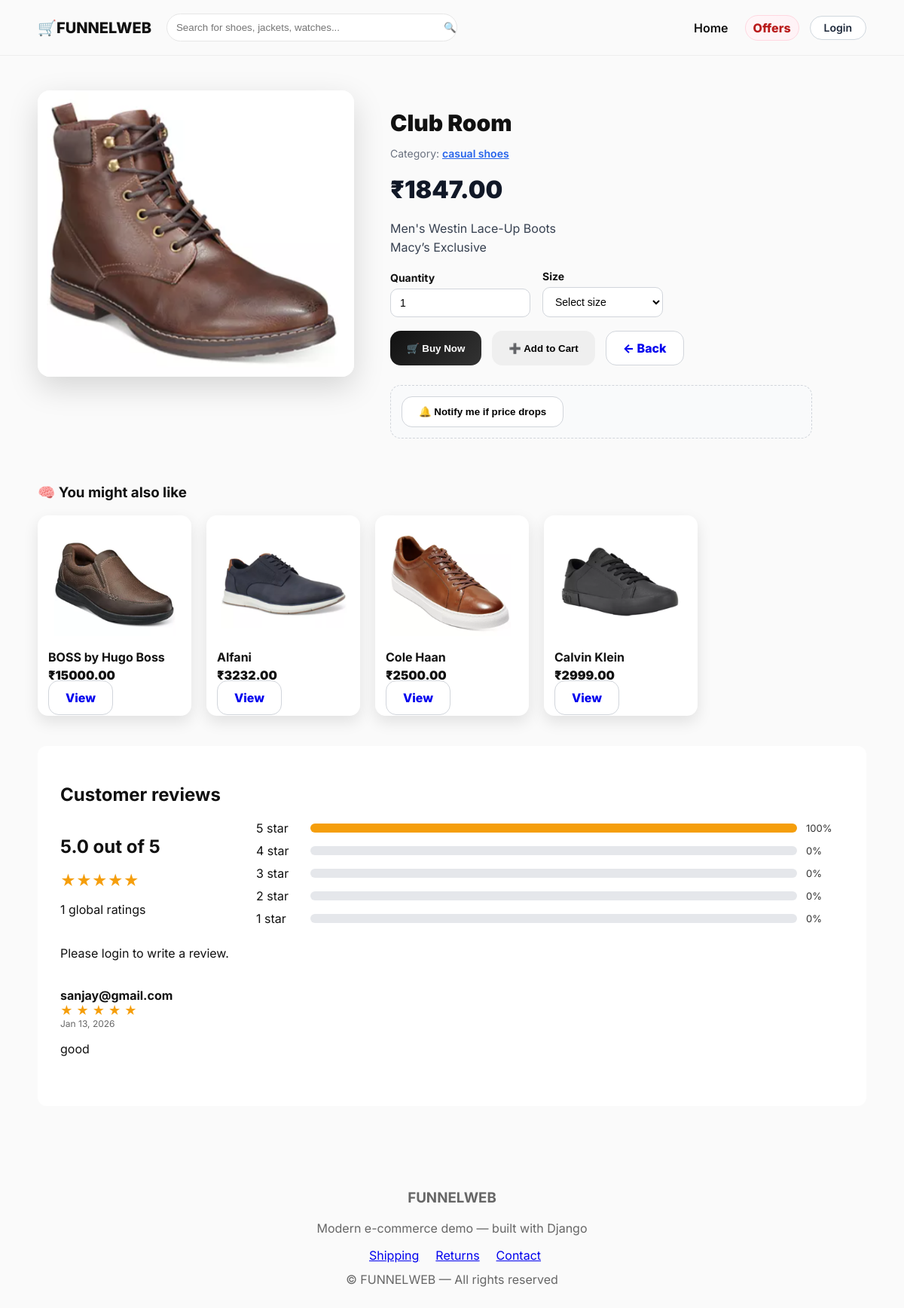
/product/club-room/, run on the app's committed database.
### shop/models.py (models this page shows, shortened)
class Product(models.Model):
    category = models.ForeignKey(Category, related_name='products', on_delete=models.CASCADE)
    name = models.CharField(max_length=200)
    slug = models.SlugField(unique=True)
    description = models.TextField(blank=True)
    price = models.DecimalField(max_digits=10, decimal_places=2)
    image = models.ImageField(upload_to='products/', blank=True, null=True)
    available = models.BooleanField(default=True)
    created_at = models.DateTimeField(auto_now_add=True)
    is_on_offer = models.BooleanField(default=False)
    offer_price = models.DecimalField(max_digits=10, decimal_places=2, null=True, blank=True)
    class Meta:
        ordering = ('-created_at',)
    def get_absolute_url(self):
        return reverse('shop:product_detail', args=[self.slug])
    def has_offer(self):
        return self.is_on_offer and self.offer_price is not None
    def get_display_price(self):
        return self.offer_price if self.has_offer() else self.price

class Category(models.Model):
    name = models.CharField(max_length=120)
    slug = models.SlugField(unique=True)
    class Meta:
        verbose_name_plural = "Categories"
    def get_absolute_url(self):
        return reverse('shop:product_list_by_category', args=[self.slug])

class ProductComment(models.Model):
    product = models.ForeignKey(Product, on_delete=models.CASCADE, related_name="comments")
    user = models.ForeignKey(settings.AUTH_USER_MODEL, on_delete=models.CASCADE)
    text = models.TextField(max_length=500)
    rating = models.PositiveIntegerField(default=5)
    created_at = models.DateTimeField(auto_now_add=True)
    class Meta:
        ordering = ['-created_at']

### shop/views.py (the view, shortened to what this page needs)
def product_detail(request, slug):
    product = get_object_or_404(Product, slug=slug, available=True)
    if request.method == "GET" and request.GET.get("quick"):
        return render(request, "shop/_product_quick.html", {"product": product})
    form = AddToCartForm(request.POST or None)
    category = product.category.name.lower()
    if any(x in category for x in ["shoe", "sandal", "boot", "footwear"]):
        form.fields["size"].choices = SHOE_SIZES
    elif any(x in category for x in ["shirt", "tshirt", "dress"]):
        form.fields["size"].choices = CLOTHING_SIZES
    elif any(x in category for x in ["pant", "jean", "trouser"]):
        form.fields["size"].choices = PANT_SIZES
    else:
        form.fields.pop("size", None)
    comments = ProductComment.objects.filter(
        product=product
    ).order_by("-created_at")
    rating_summary = comments.values("rating").annotate(count=Count("id"))
    total_reviews = comments.count()
    avg_rating = comments.aggregate(avg=Avg("rating"))["avg"] or 0
    rating_data = {i: 0 for i in range(1, 6)}
    for r in rating_summary:
     rating_data[r["rating"]] = r["count"]
    rating_percent = {
     i: (rating_data[i] / total_reviews) * 100 if total_reviews else 0
    for i in range(1, 6)
}
    rating_rows = []
    for star in range(5, 0, -1):
     rating_rows.append({
        "star": star,
        "count": rating_data[star],
        "percent": rating_percent[star],
    })
    return render(request, "shop/product_detail.html", {
    "product": product,
    "form": form,
    "comments": comments,
    "rating_rows": rating_rows,
    "total_reviews": total_reviews,
    "avg_rating": round(avg_rating, 1),
    "star_range": [5, 4, 3, 2, 1],
})

### shop/forms.py
class AddToCartForm(forms.Form):
    quantity = forms.IntegerField(min_value=1, initial=1)
    size = forms.ChoiceField(
        required=False,
        choices=SHOE_SIZES
    )

### shop/templates/shop/product_detail.html (shortened to what this page needs)
{% extends 'shop/base.html' %}
{% load static %}
{% block content %}
<article class="product-page">
  <div class="product-media">
    {% if product.image %}
      <img src="{{ product.image.url }}" alt="{{ product.name }}">
    {% else %}
      <img src="{% static 'shop/placeholder.png' %}" alt="No image">
    {% endif %}
  </div>
  <div class="product-info">
    <h1>{{ product.name }}</h1>
    <p class="small muted">
  Category:
  <a href="{{ product.category.get_absolute_url }}" style="color:#2563eb;font-weight:600;">
    {{ product.category.name }}
  </a>
</p>
    <div class="price-row">
      {% if product.has_offer %}
        <div class="price-big">₹{{ product.get_display_price }}</div>
        <div class="strike">₹{{ product.price }}</div>
        <div class="discount-badge">{{ product.discount_percent }}% OFF</div>
      {% else %}
        <div class="price-big">₹{{ product.price }}</div>
      {% endif %}
    </div>
    <p class="desc">{{ product.description|linebreaksbr }}</p>
    {% if user.is_authenticated and user.is_staff %}
      <p style="color:#b91c1c;font-weight:600;">
        🔒 Admin accounts cannot place orders.
      </p>
      <a href="{% url 'shop:product_list' %}" class="btn btn-outline">← Back</a>
    {% else %}
    <form method="post">
     <div class="inline-fields">
  <div class="field">
    <label>Quantity</label>
    {{ form.quantity }}
  </div>
  {% if form.size %}
  <div class="field">
    <label>Size</label>
    {{ form.size }}
  </div>
  {% endif %}
</div>
   <div style="display:flex; gap:14px; margin-top:10px; flex-wrap:wrap;">
  <button type="submit"
          class="btn btn-primary"
          formaction="{% url 'shop:buy_now' product.id %}"
          formmethod="post">
    🛒 Buy Now
  </button>
  <button type="submit"
          class="btn"
          formaction="{% url 'shop:add_to_cart' product.id %}"
          formmethod="post">
    ➕ Add to Cart
  </button>
  <a href="{% url 'shop:product_list' %}" class="btn btn-outline">
    ← Back
  </a>
</div>
</form>
    {% endif %}
    <div class="alert-box">
      <button id="priceAlertBtn" class="btn btn-outline">
        🔔 Notify me if price drops
      </button>
    </div>
  </div>
</article>
<section class="reco-section">
  <h3>🧠 You might also like</h3>
  <div class="reco-grid">
    {% for p in product.category.products.all|slice:":5" %}
      {% if p.id != product.id %}
      <div class="reco-card">
        {% if p.image %}
          <img src="{{ p.image.url }}" alt="{{ p.name }}">
        {% else %}
          <img src="{% static 'shop/placeholder.png' %}" alt="No image">
        {% endif %}
        <div class="reco-name">{{ p.name }}</div>
        <div class="reco-price">₹{{ p.get_display_price }}</div>
        <a href="{{ p.get_absolute_url }}" class="btn btn-outline">
          View
        </a>
      </div>
      {% endif %}
    {% endfor %}
  </div>
<section>
<div class="review-section">
  <h2>Customer reviews</h2>
  <div class="review-header">
    <div class="avg-box">
      <h2>{{ avg_rating }} out of 5</h2>
      <div class="avg-stars">
        {% with avg=avg_rating|floatformat:0 %}
          {% for i in "12345"|slice:avg %}★{% endfor %}
        {% endwith %}
      </div>
      <p>{{ total_reviews }} global ratings</p>
    </div>
    <div class="review-bars">
     {% for row in rating_rows %}
<div class="bar-row">
  <span>{{ row.star }} star</span>
  <div class="bar">
    <div class="bar-fill" style="width: {{ row.percent }}%;"></div>
  </div>
  <span class="percent">{{ row.percent|floatformat:0 }}%</span>
</div>
{% endfor %}
    </div>
  </div>
  {% if user.is_authenticated %}
  <form method="post" class="review-form">
  {% csrf_token %}
  <input type="hidden" name="action" value="review">
  <select name="rating">
    <option value="5">★★★★★ Excellent</option>
    <option value="4">★★★★ Good</option>
    <option value="3">★★★ Average</option>
    <option value="2">★★ Poor</option>
    <option value="1">★ Very Poor</option>
  </select>
    <input name="comment_text" placeholder="Write a review..." required style="position:relative;right:25px; top:8px;"></input>
    <button type="submit" style="position:relative;left:10px; top:8px;">Post</button>
  </form>
  {% else %}
    <p>Please login to write a review.</p>
  {% endif %}
  {% for comment in comments %}
  <div class="review-card">
    <div class="review-user">{{ comment.user.email }}</div>
    <div class="review-stars">
      {% for star in star_range %}
        {% if star <= comment.rating %}★{% endif %}
      {% endfor %}
    </div>
    <div class="review-date">
      {{ comment.created_at|date:"M d, Y" }}
    </div>
    <p>{{ comment.text }}</p>
  </div>
  {% empty %}
    <p>No reviews yet.</p>
  {% endfor %}
</div>
</section>
</section>
{% endblock %}

### shop/static/shop/style.css (style rules this page uses)
body { font-family:'Inter',system-ui,Arial; margin:0; background:#ffffff; color:#0f1720; }
.btn { padding:10px 18px; border-radius:10px; text-decoration:none; font-weight:700; }
.btn-primary { background:#0b6cff; color:#fff; }

### shop/templates/shop/base.html (style rules this page uses)
:root { --accent: #0b6cff; --text-color: #111; }
body { font-family: Inter, system-ui, -apple-system, "Segoe UI", Roboto, "Helvetica Neue", Arial; color:var(--text-color); margin:0; background:#fafafa; }

### shop/templates/shop/product_detail.html (style rules this page uses)
.product-page { display: grid; grid-template-columns: 420px 1fr; gap: 48px; margin-top: 30px; }
.product-media img { width: 100%; border-radius: 16px; background: #fff; box-shadow: 0 14px 40px rgba(0,0,0,.15); }
.product-info { max-width: 560px; }
.product-info h1 { font-size: 30px; font-weight: 900; margin-bottom: 6px; }
.muted { color: #6b7280; }
.small { font-size: 14px; }
.price-row { display: flex; align-items: center; gap: 14px; margin: 20px 0; }
.price-big { font-size: 32px; font-weight: 900; color: #111827; }
.desc { margin: 16px 0; line-height: 1.6; color: #374151; }
.field { margin-bottom: 18px; }
.field label { font-weight: 700; font-size: 14px; margin-bottom: 6px; display: block; }
.field input, .field select { width: 100%; padding: 11px 14px; border-radius: 12px; border: 1px solid #d1d5db; font-size: 15px; background: #fff; }
.btn { padding: 12px 22px; border-radius: 14px; font-weight: 800; cursor: pointer; border: none; transition: all .2s ease; }
.btn-primary { background: linear-gradient(135deg,#111,#333); color: #fff; }
.btn-outline { border: 1px solid #d1d5db; background: #fff; }
.alert-box { margin-top: 26px; background: #f9fafb; border: 1px dashed #d1d5db; padding: 14px; border-radius: 14px; font-size: 14px; }
.reco-section { margin-top: 60px; }
.reco-grid { display: grid; grid-template-columns: repeat(auto-fill,minmax(180px,1fr)); gap: 20px; margin-top: 16px; }
.reco-card { background: #fff; border-radius: 14px; padding: 14px; box-shadow: 0 8px 20px rgba(0,0,0,.1); transition: transform .2s ease; }
.reco-card img { width: 100%; height: 150px; object-fit: contain; margin-bottom: 10px; }
.reco-name { font-weight: 700; margin-bottom: 4px; }
.reco-price { font-weight: 900; margin-bottom: 10px; }
.inline-fields { display: flex; gap: 16px; align-items: flex-end; margin-bottom: 18px; }
.inline-fields .field { margin-bottom: 0; }
.inline-fields input, .inline-fields select { width: 160px; padding: 10px 12px; border-radius: 10px; border: 1px solid #d1d5db; font-size: 14px; }
.review-section { background: #fff; padding: 30px; border-radius: 12px; margin-top: 40px; }
.review-header { display: grid; grid-template-columns: 220px 1fr; gap: 40px; align-items: start; }
.avg-box { text-align: left; }
.avg-stars { color: #f59e0b; font-size: 20px; margin: 6px 0; }
.review-bars { width: 100%; }
.bar-row { display: grid; grid-template-columns: 60px 1fr 50px; align-items: center; gap: 12px; margin-bottom: 10px; }
.bar { height: 12px; background: #e5e7eb; border-radius: 6px; overflow: hidden; }
.bar-fill { height: 100%; background: #f59e0b; }
.percent { font-size: 13px; color: #333; }
.review-card { padding: 20px 0; }
.review-user { font-weight: bold; }
.review-stars { color: #f59e0b; }
.review-date { font-size: 12px; color: #666; }

### data on the page
Product: image (picture), name "Club Room", category.name "casual shoes", price "1847.00", description "Men's Westin Lace-Up Boots Macy’s Exclusive"
Product: image (picture), name "BOSS by Hugo Boss", get_display_price "15000.00"
Product: image (picture), name "Alfani", get_display_price "3232.00"
Product: image (picture), name "Cole Haan", get_display_price "2500.00"
Product: image (picture), name "Calvin Klein", get_display_price "2999.00"
ProductComment: user.email "sanjay@gmail.com", rating 5 (drawn), created_at "Jan 13, 2026", text "good"

### other printed values
{{ avg_rating }} "5.0"
{{ total_reviews }} "1"
{{ row.star }} "5" "4" "3" "2" "1"
{{ row.percent|floatformat:0 }} "100" "0" "0" "0" "0"
